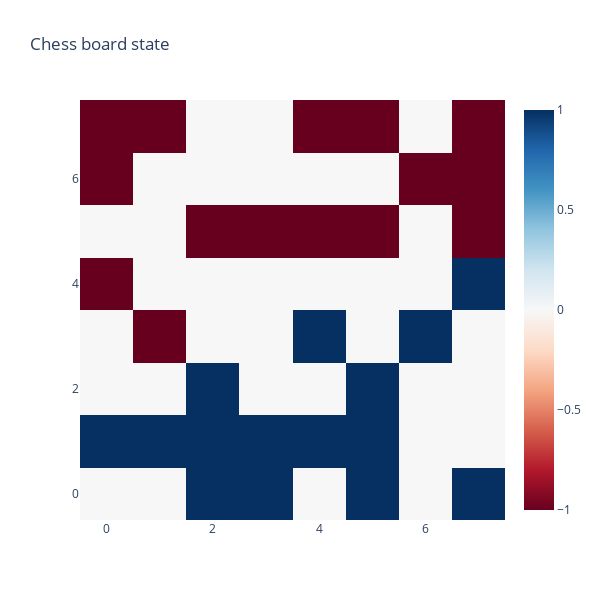

The notebook cell this image was saved under:
### Code cell
def plot_board_state(board_state: torch.Tensor, title: str):
    # color scale: Black for -1, Gray for 0, White for 1
    # colorscale = [[0.0, 'black'], [0.5, 'gray'], [1.0, 'white']]
    colorscale = 'RdBu'

    # Create heatmap
    heatmap = go.Heatmap(z=board_state.numpy(), colorscale=colorscale)

    # Define the layout
    layout = go.Layout(
        title=title,
        xaxis=dict(ticks='', nticks=8),
        yaxis=dict(ticks='', nticks=8),
        autosize=False,
        width=600,
        height=600
    )

    # Create figure and plot
    fig = go.Figure(data=[heatmap], layout=layout)
    fig.show()
plot_board_state(move_13_state, "Chess board state")

### Figure 1 — Plotly figure (JSON) as saved in the notebook; plotly's stock layout.template omitted (floating-point values rounded to 4 significant figures)
{"data": [{"colorscale": [[0, "rgb(103,0,31)"], [0.1, "rgb(178,24,43)"], [0.2, "rgb(214,96,77)"], [0.3, "rgb(244,165,130)"], [0.4, "rgb(253,219,199)"], [0.5, "rgb(247,247,247)"], [0.6, "rgb(209,229,240)"], [0.7, "rgb(146,197,222)"], [0.8, "rgb(67,147,195)"], [0.9, "rgb(33,102,172)"], [1, "rgb(5,48,97)"]], "type": "heatmap", "z": [[0, 0, 1, 1, 0, 1, 0, 1], [1, 1, 1, 1, 1, 1, 0, 0], [0, 0, 1, 0, 0, 1, 0, 0], [0, -1, 0, 0, 1, 0, 1, 0], [-1, 0, 0, 0, 0, 0, 0, 1], [0, 0, -1, -1, -1, -1, 0, -1], [-1, 0, 0, 0, 0, 0, -1, -1], [-1, -1, 0, 0, -1, -1, 0, -1]]}], "layout": {"autosize": false, "height": 600, "title": {"text": "Chess board state"}, "width": 600, "xaxis": {"nticks": 8, "ticks": ""}, "yaxis": {"nticks": 8, "ticks": ""}}}
